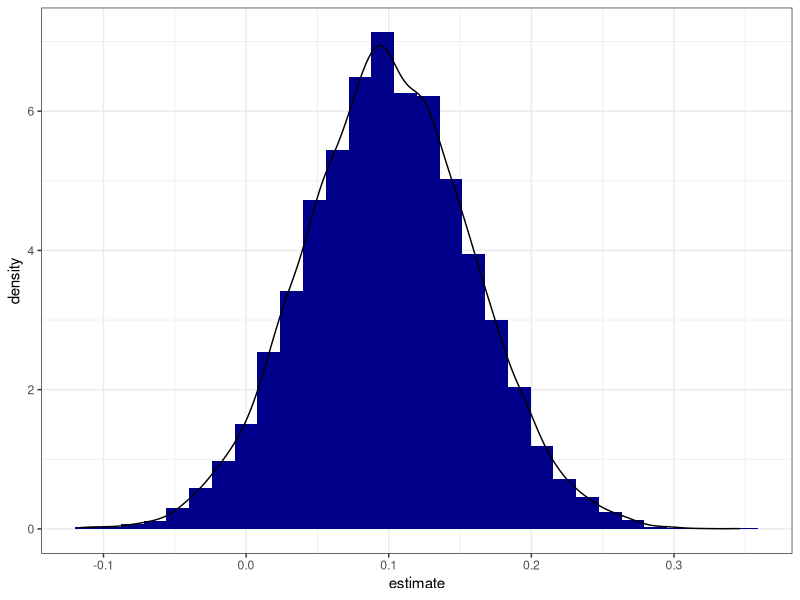

Source code (R):
## ---- chunk 1
knitr::opts_chunk$set(echo = TRUE)
## ---- chunk 2
# Load some necessary libraries
library(ggplot2)
library(dplyr)
library(tidyr)
library(purrr)
library(broom)
## ---- chunk 3
# Simulation parameters
n_samples <- 10000
n_obs <- 300
mu_x <- 2
var_x <- 1
mu_error <- 0
var_error <- 1

# True population parameters
beta0 <- 10
beta1 <- 0.1

# Generate the data
set.seed(12345)
x_vec <- rnorm(n_samples*n_obs, mean = mu_x, sd = sqrt(var_x))
u_vec <- rnorm(n_samples*n_obs, mean = mu_error, sd = sqrt(var_error))
y_vec <- beta0 + beta1*x_vec + u_vec
id_sample <- rep(1:n_samples, each = n_obs)

# Data frame storing Y, X and sample id
df <- data.frame(y = y_vec, x = x_vec, id_sample = id_sample) %>% 
  group_by(id_sample)

# OLS estimates
ols_est <- df %>% 
  nest() %>% 
  mutate(ols = map(data, ~lm(y ~ x, data = .x)),
         tidied = map(ols, tidy)) %>% 
  unnest(tidied) %>% 
  select(id_sample, term, estimate, std.error, statistic)

beta1_est <- ols_est %>% 
  filter(term == "x")

# Histogram of beta1 estimates
histo_plot <- ggplot(beta1_est, aes(x = estimate, y = stat(density))) +
  geom_histogram(fill = "darkblue") +
  geom_density() +
  scale_color_viridis_c() +
  theme_bw()
## ---- chunk 4
histo_plot
## ---- chunk 5
mean(beta1_est$estimate)
sd(beta1_est$estimate)
## ---- chunk 6
beta1_est <- beta1_est %>% 
  mutate(t10 = (estimate - 0.10)/std.error,
         t95 = (estimate - 0.95)/std.error,
         t50 = (estimate - 0.5)/std.error,
         t00 = (estimate - 0.0)/std.error)

critical <- qt(0.975, n_obs - 2)
sprintf("Critical value: %.4f", critical)

# Data Frame with proportion of rejections of null for each test
rejections <- beta1_est %>% 
  ungroup() %>% 
  transmute(rej10 = if_else(abs(t10) > critical, 1, 0),
            rej95 = if_else(abs(t95) > critical, 1, 0),
            rej50 = if_else(abs(t50) > critical, 1, 0),
            rej00 = if_else(abs(t00) > critical, 1, 0)) %>% 
  summarise(prop00 = mean(rej00),
            prop10 = mean(rej10),
            prop50 = mean(rej50),
            prop95 = mean(rej95))
knitr::kable(rejections)
